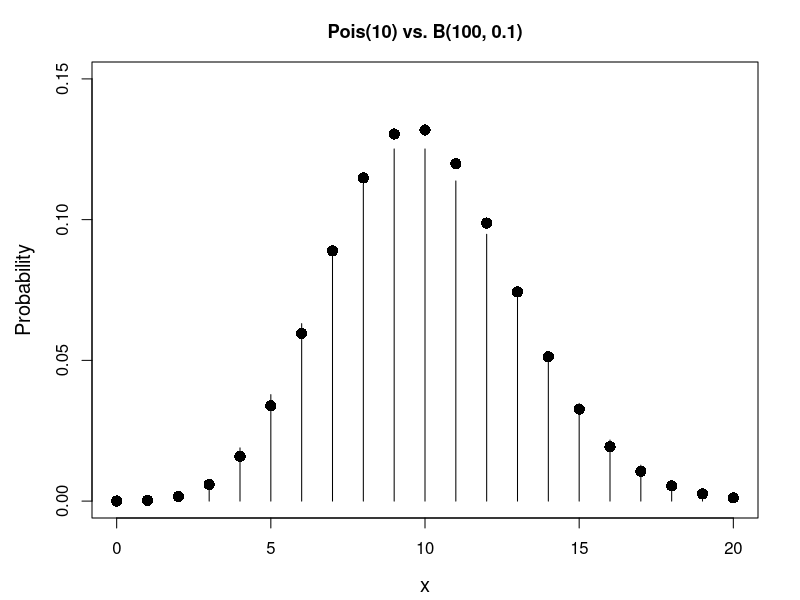

R code for this plot:
# setting up the axis label size and margin (bottom, left, top, right)
par(cex.lab = 1.2, cex.main = 1.1, mar = c(4, 4.5, 3, 2) + 0.1, mgp = c(2.9, 1, 0))

# set the values
     n = 20
     x = 0:n
lambda = 10

# Create a poisson distribution with x and lambda and plot it
prob = dpois(x, lambda)
plot(x, prob, type = "h", main = "Pois(10) vs. B(100, 0.1)", ylab = "Probability", ylim = c(0, 0.15))

# Create a binomial distribution and add it as dots.
    s = 0:100
    f = dbinom(x = s, 100, 0.1)

points(0:100, f, pch = 16, cex = 1.5, col = "black")
